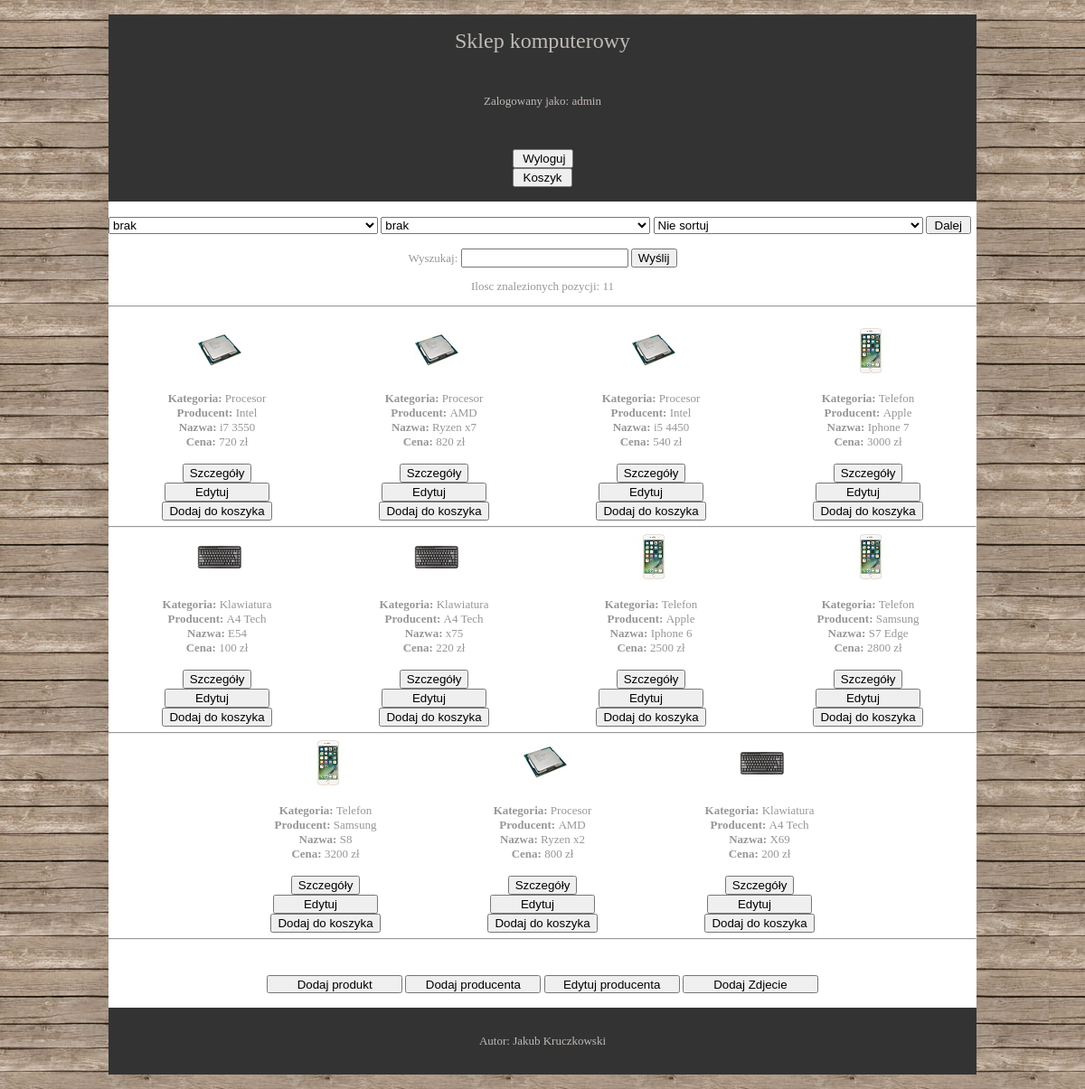
/index.php (signed in), run on the app's committed database.
### tables this page shows
CREATE TABLE `produkt` (
  `ID` smallint(6) NOT NULL,
  `Producent_ID` smallint(6) NOT NULL,
  `Nazwa` text NOT NULL,
  `Kategoria` text NOT NULL,
  `Cena` double NOT NULL,
  `Opis` text NOT NULL,
  `Zdjecie` text NOT NULL
);

CREATE TABLE `producent` (
  `ID` smallint(6) NOT NULL,
  `Nazwa` text NOT NULL,
  `Adres` text NOT NULL
);

### index.php (the view, shortened to what this page needs)
<!DOCTYPE html>
<html lang="en" dir="ltr">
<head>
	<link rel="stylesheet" href="style.css" type="text/css">
</head>
<body>
<br>
<div class="wrapper cz1">
	<header id="header" class="clear">
	<br><h1>Sklep komputerowy</h1><br>
	</header>
<?php
if (@$_SESSION['logowanie'] == 'zalogowano') {
echo "<br><div class='logowanie'>";
echo "<p> Zalogowany jako: ".$_SESSION['user']."</p>";
echo "<form method='post' action='wyloguj.php'><br><br>";
echo "<input class='input-btn' type='submit' name='wyloguj' value=' Wyloguj'><br>";
echo "</form>";
echo "<form method='post' action='koszyk.php'>";
echo "<input class='input-btn' type='submit' name='do_koszyka' value=' Koszyk '>";
echo "</form>";
echo "</div><br>";
}
?>
</div>
<div class="wrapper cz2"><br>
<?php
$polaczenie = mysql_pconnect("localhost", "root", "") or die ("Nie mozna polaczyc sie z serwerem");
		if(isset($_POST["cena"])) {
		$c1 = $_POST["kategoria"];
		$c2 = $_POST["producent"];
		$c3 = $_POST["cena"];
		}
		else {
		$c1 = null;
		$c2 = null;
		$c3 = null;
		}
?>
<form action="index.php" method="post" style="text-align: left">
<select name="kategoria" style="width: 298px">
	<option>brak</option>
</select>
<select name="producent" style="width: 298px">
    <option>brak</option>
</select>
<select value="malejaco" name="cena" style="width: 298px">
    <option <?php if($c3 == "Nie sortuj") echo "selected"?>>Nie sortuj</option>
</select>
<input type="submit" value="Dalej" style="width: 50px; height:20px;"/>
</form>
 <form action="index2.php" method="GET"><br>
  Wyszukaj: <input type=text name="imie"/>
  <input type=submit value="Wyślij"/>
  </form>
<?php
$zapytanie = "select produkt.ID, producent.Nazwa, produkt.Nazwa, Kategoria, Opis, Cena, Zdjecie from produkt INNER JOIN producent ON produkt.Producent_ID = producent.ID ";
?>
<?php
if($_POST)
{
$zapytanie = "select produkt.ID, producent.Nazwa, produkt.Nazwa, Kategoria, Opis, Cena, Zdjecie from produkt INNER JOIN producent ON produkt.Producent_ID = producent.ID ";
if ($c1 != "brak" || $c2 != "brak") {
        $zapytanie = $zapytanie . " where ";
    }
if ($c1 != "brak") {
        $zapytanie = $zapytanie ."Kategoria ='" . $c1 . "'";
    }
    if ($c1 != "brak" && $c2 != "brak") {
        $zapytanie = $zapytanie . " and ";
    }
    if ($c2 != "brak") {
        $zapytanie = $zapytanie ."Producent_ID =" .$c2;
    }
    if($c3 != "Nie sortuj"){
        if ($c3 == "rosnaco") {
            $zapytanie = $zapytanie ." ORDER BY Cena";
        } else {
            $zapytanie = $zapytanie ." ORDER BY Cena DESC";
        }
    }
}
else{
$zapytanie = "select produkt.ID, producent.Nazwa, produkt.Nazwa, Kategoria, Opis, Cena, Zdjecie from produkt INNER JOIN producent ON produkt.Producent_ID = producent.ID ORDER BY produkt.ID";
}
$wynik=mysql_query($zapytanie, $polaczenie) or die(mysql_error());
$ile_znalezionych=mysql_num_rows($wynik);
echo '<p>Ilosc znalezionych pozycji: '.$ile_znalezionych.'</p><hr><br>';
$div = 0;
for ($i = 0; $i < $ile_znalezionych; $i++)
{
    $dane = mysql_fetch_array($wynik);
echo '<div style="width: 25%; display:inline-block;">';
    for ($j = 0; $j < 7; $j++)
    {
        if ($j==0)
			echo '<div class="row"><div class="column"><img src="'.$dane[6].'" onclick="openModal();currentSlide(1)" class="hover-shadow cursor"></div></div><br>';
        if ($j==2)
            echo "<b>Producent: </b>".$dane[1]."<br />";
        if ($j==3)
            echo "<b>Nazwa: </b>".$dane[2]."<br />";
        if ($j==1)
            echo "<b>Kategoria: </b>".$dane[3]."<br/>";
        if ($j==5)
            echo "<b>Cena: </b>".$dane[5]." zł<br />";
    }
	echo'<br>';
  echo '<form action="szczegoly.php" method="post" style="text-align: left">';
  echo  '<input type="submit" value="Szczegóły" style="margin : 0 auto; display: block;"/>';
  echo "</form>";
if(@$_SESSION['czy_ad']=='admin'){
  echo '<form action="edycja.php" method="post" style="text-align: left">';
  echo  '<input type="submit" value="       Edytuj          " style="margin : 0 auto; display: block;"/>';
  echo "</form>";
}
	if(@$_SESSION['logowanie']=='zalogowano'){
	echo '<form method="get" action=""><input type="submit" name="dodaj_kosz'.$dane[0].'" value="Dodaj do koszyka" /></form>';
	}
  echo '</div>';
  if ($div > 2)
  {
  echo "<hr>";
  $div = 0;
  }
  else {
   $div = $div +1;
  }
}
echo "<hr>";
if(@$_SESSION['czy_ad']=='admin'){
?>
<br><br>
	<a href="dodaj.php"><button style="width: 150px; height:20px;">Dodaj produkt </button> </a>
    <a href="dodajproducenta.php"><button style="width: 150px; height:20px;">Dodaj producenta </button> </a>
	<a href="edycjaproducenta.php"><button style="width: 150px; height:20px;">Edytuj producenta </button> </a>
	<a href="dodaj_zdjecie.php"><button style="width: 150px; height:20px;">Dodaj Zdjecie </button> </a>
<?php
}
?>
<br>
<br>
</div>
<div class="wrapper cz1">
  <footer id="stopka" class="clear">
    <br><p>Autor: Jakub Kruczkowski</p><br>
  </footer>
</div>
<br>
</body>
</html>

### style.css (style rules this page uses)
body { margin:0; padding:0; font-size:13px; font-family:Georgia, "Times New Roman", Times, serif; background-image: url("bg1.jpg"); }
a { outline:none; text-decoration:none; }
div.wrapper { display:block; margin:0 auto; width:960px; text-align:center; }
.cz1 { color:#C0BAB6; background-color:#333333; }
.cz2 { color:#979797; background-color:#FFFFFF; }
#header, #container, #footer { display:block; width:960px; }
h1, h2, h3, h4, h5, h6 { margin:0; padding:0; font-size:24px; font-weight:normal; font-style:normal; line-height:normal; }
* { box-sizing: border-box; }
.row > .column { padding: 0 8px; }
.row:after { content: ""; display: table; clear: both; }
.column { margin: 0 auto; width: 25%; }
img.hover-shadow { transition: 0.3s }

### data on the page
produkt: Zdjecie (picture), Kategoria "Procesor", Producent_ID.Nazwa "Intel", Nazwa "i7 3550", Cena "720"
produkt: Zdjecie (picture), Kategoria "Procesor", Producent_ID.Nazwa "AMD", Nazwa "Ryzen x7", Cena "820"
produkt: Zdjecie (picture), Kategoria "Procesor", Producent_ID.Nazwa "Intel", Nazwa "i5 4450", Cena "540"
produkt: Zdjecie (picture), Kategoria "Telefon", Producent_ID.Nazwa "Apple", Nazwa "Iphone 7", Cena "3000"
produkt: Zdjecie (picture), Kategoria "Klawiatura", Producent_ID.Nazwa "A4 Tech", Nazwa "E54", Cena "100"
produkt: Zdjecie (picture), Kategoria "Klawiatura", Producent_ID.Nazwa "A4 Tech", Nazwa "x75", Cena "220"
produkt: Zdjecie (picture), Kategoria "Telefon", Producent_ID.Nazwa "Apple", Nazwa "Iphone 6", Cena "2500"
produkt: Zdjecie (picture), Kategoria "Telefon", Producent_ID.Nazwa "Samsung", Nazwa "S7 Edge", Cena "2800"
produkt: Zdjecie (picture), Kategoria "Telefon", Producent_ID.Nazwa "Samsung", Nazwa "S8", Cena "3200"
produkt: Zdjecie (picture), Kategoria "Procesor", Producent_ID.Nazwa "AMD", Nazwa "Ryzen x2", Cena "800"
produkt: Zdjecie (picture), Kategoria "Klawiatura", Producent_ID.Nazwa "A4 Tech", Nazwa "X69", Cena "200"

### other printed values
$_SESSION['user'] "admin"
$ile_znalezionych "11"
